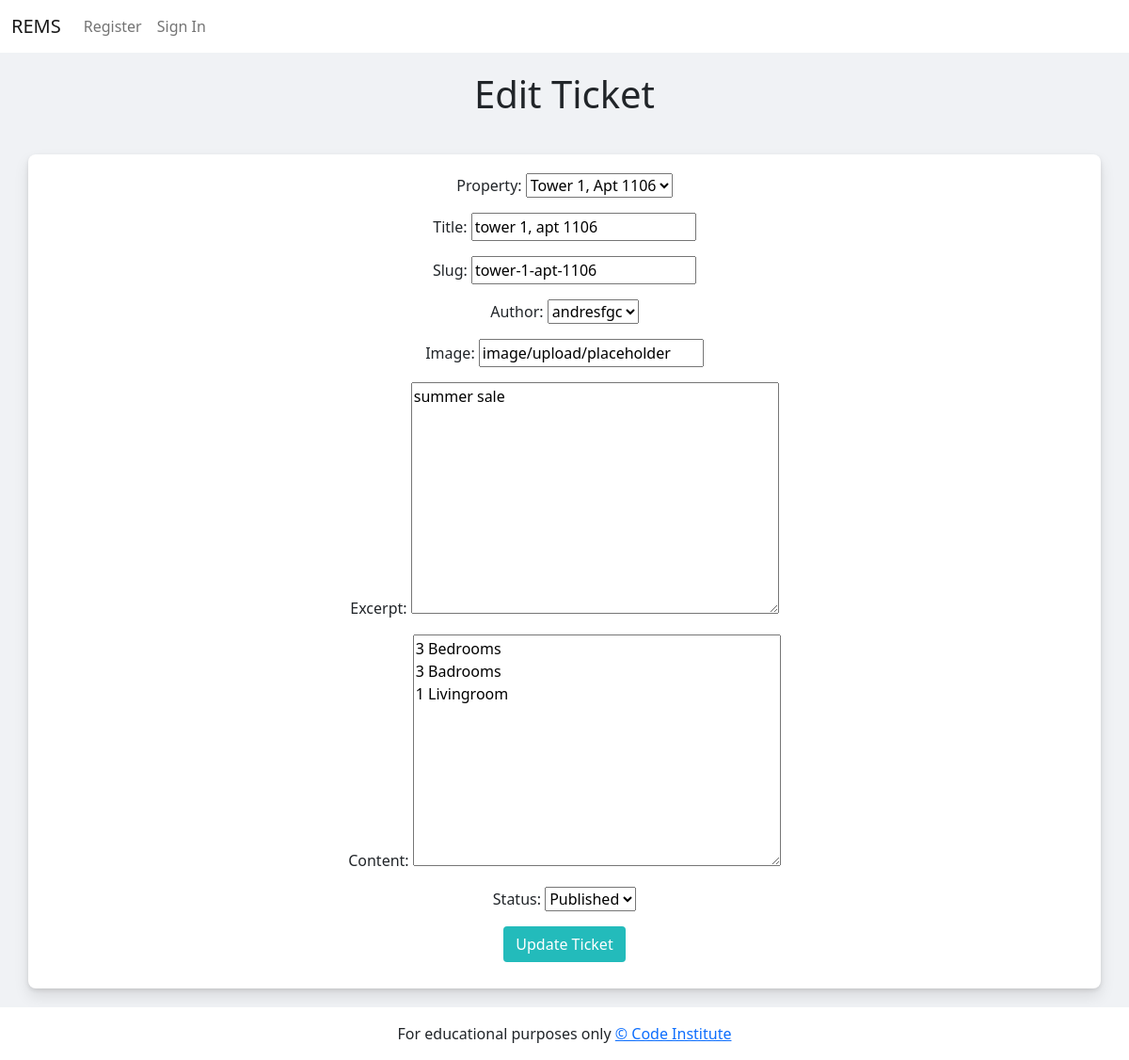
The app's page /edit_ticket/tower-1-apt-1106 with its own data.
### todo/models.py (models this page shows, shortened)
class Ticket(models.Model):
    property = models.OneToOneField(Property, on_delete=models.CASCADE, primary_key=True)
    title = models.CharField(max_length=200, unique=True)
    slug = models.SlugField(max_length=200, unique=True)
    author = models.ForeignKey(
        User, on_delete=models.CASCADE, related_name="blog_tickets"
    )
    featured_image = CloudinaryField('image', default='placeholder')
    excerpt = models.TextField(blank=True)
    updated_on = models.DateTimeField(auto_now=True)
    content = models.TextField()
    created_on = models.DateTimeField(auto_now_add=True)
    status = models.IntegerField(choices=STATUS, default=0)
    likes = models.ManyToManyField(
        User, related_name='blogticket_like', blank=True)
    class Meta:
        ordering = ["-created_on"]

### todo/views.py (the view)
# urls.py: path('edit_ticket/<slug:slug>', views.TicketList.edit_ticket, name='edit_ticket'),
    def edit_ticket(request, slug):
        ticket = get_object_or_404(Ticket, slug=slug)
        if request.method == 'POST':
            form = TicketForm(request.POST, instance=ticket)
            if form.is_valid():
                form.save()
                return redirect('tickets')
        form = TicketForm(instance=ticket)
        context = {
            'form': form
        }
        return render(request, 'edit_ticket.html', context)

### todo/forms.py
class TicketForm(forms.ModelForm):
    class Meta:
        model = Ticket
        fields = ['property', 'title', 'slug', 'author', 'featured_image', 'excerpt', 'content', 'status']

### todo/models.py (called while the page is built)
    def __str__(self):
        return self.property_number

### templates/edit_ticket.html (shortened to what this page needs)
{% extends "base.html" %}
{% block content %}
    <main class="container first-bg">
        <h1 class="h-center">Edit Ticket</h1>
        <div class="container-fluid second-bg">
            <form method="POST">
                {{ form.as_p }}
                <div>
                    <button type="submit" class="waves-effect waves-light btn btn-signup">Update Ticket</button>
                </div>
            </form>
        </div>
    </main>
{%endblock%}

### static/css/style.css (style rules this page uses)
body { display: flex; min-height: 100vh; flex-direction: column; background-color: #F9FAFC; }
.first-bg { margin: 0 auto; padding: 20px 0; }
.second-bg { padding-bottom: 24px; padding-top: 10px; text-align: center; background-color: #fff; border: none; border-radius: 8px; box-shadow: 0 2px 4px rgba(0, 0, 0, .1), 0 8px 16px rgba(0, 0, 0, .1); box-sizing: border-box; margin: 40px 0 0; padding: 20px 0 28px; }
.h-center { text-align: center; }
main { flex: 1 0 auto; }
.main-bg { background-color: #f0f2f5; }
.btn-signup { background-color: #23BBBB; color: #fff; }

### records on screen
Ticket: property "Tower 1, Apt 1106", title "tower 1, apt 1106", slug "tower-1-apt-1106", author "andresfgc", featured_image "image/upload/placeholder", excerpt "summer sale", content "3 Bedrooms 3 Badrooms 1 Livingroom", status "Published"
